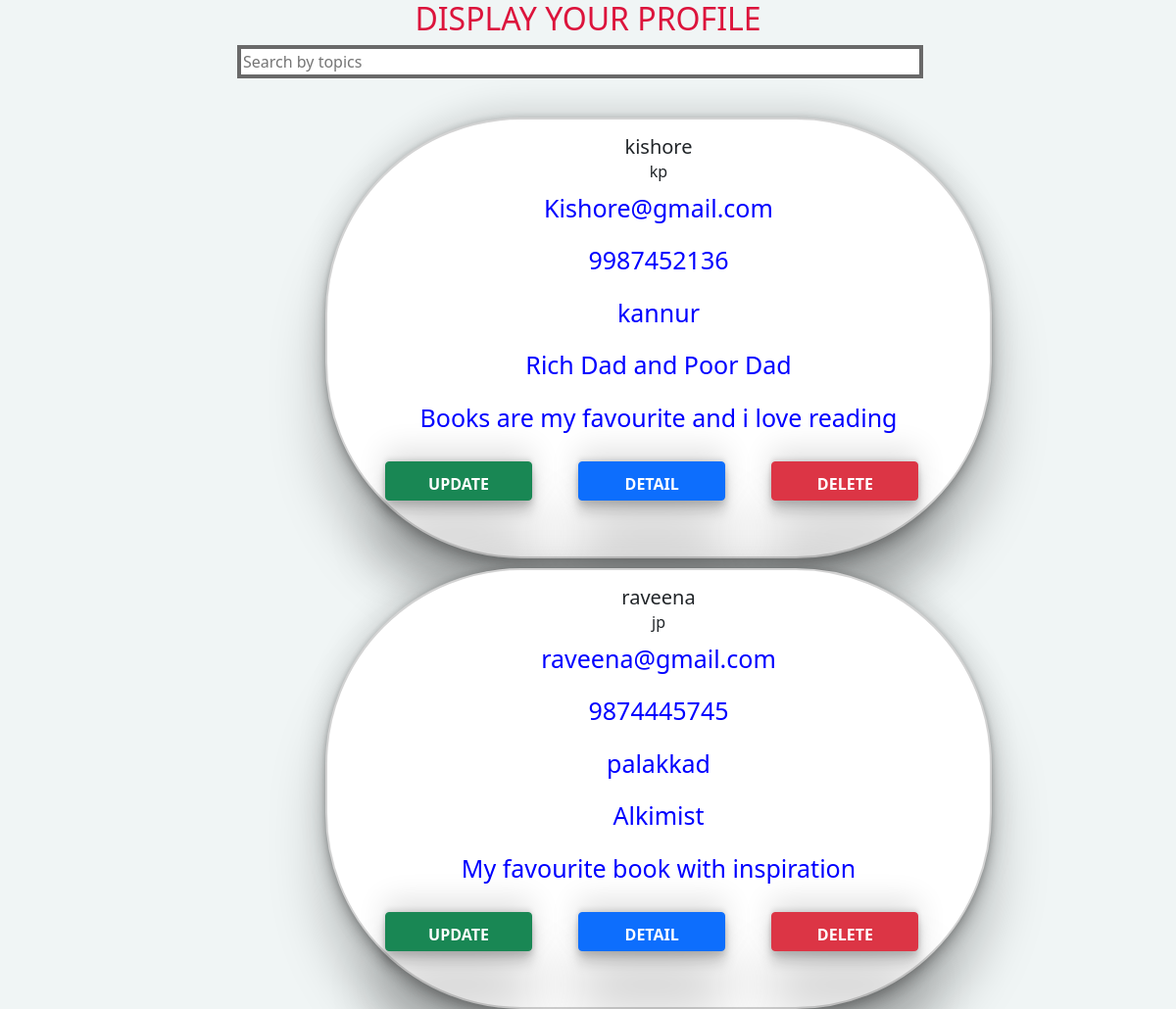
The page /book_app/userprodisp/ on the database its author committed.
### book_app/models.py (models this page shows, shortened)
class userprofilemodel(models.Model):
    fname=models.CharField(max_length=50)
    lname=models.CharField(max_length=50)
    email=models.EmailField()
    phone=models.IntegerField()
    loc=models.CharField(max_length=50)
    fbook=models.CharField(max_length=100)
    about=models.CharField(max_length=500)

### book_app/views.py (the view)
# urls.py: path('userprodisp/',displayuserprofile.as_view(),name='userprodisp'),
class displayuserprofile(generic.ListView):
    model=userprofilemodel
    template_name='userprofiledisp.html'
    def get(self,request):
        a=self.model.objects.all()
        return render(request,self.template_name,{'a':a})

### book_app/templates/userprofiledisp.html (shortened to what this page needs)
<!DOCTYPE html>
{% load static %}
<html lang="en">
<head>
    <link href="https://cdn.jsdelivr.net/npm/bootstrap@5.0.2/dist/css/bootstrap.min.css" rel="stylesheet">
</head>
<body>
<h2>DISPLAY YOUR PROFILE</h2>
<div class="container">
   <input type="text" id="myInput" onkeyup="myFunction()" placeholder="Search by topics">
        <div class="row" id="myUL">
       {% for i in a %}
    <div class="col">
      <div class="card">
  <div class="card-body">
    <h5 class="card-title">{{i.fname}}</h5>
    <h6 class="card-subtitle mb-2">{{i.lname}}</h6>
    <p class="card-text">{{i.email}}</p>
       <p class="card-text">{{i.phone}}</p>
      <p class="card-text">{{i.loc}}</p>
      <p class="card-text">{{i.fbook}}</p>
       <p class="card-text">{{i.about}}</p>
      <a href="http://127.0.0.1:8000/book_app/updatepro/{{i.id}}" class="btn btn-success"><b>UPDATE</b></a>
      <a href="http://127.0.0.1:8000/book_app/detailpro/{{i.id}}" class="btn btn-primary"><b>DETAIL</b></a>
      <a href="http://127.0.0.1:8000/book_app/del/{{i.id}}" class="btn btn-danger"><b>DELETE</b></a>
  </div>
</div>
    </div>
      {% endfor %}
  </div>
</div>
</body>
</html>

### book_app/templates/userprofiledisp.html (style rules this page uses)
body { background-color:#f0f5f5; }
.card { height:450px; width:680px; margin-top:10px; margin-left:290px; border:2px solid lightgrey; border-radius:200px; box-shadow: rgba(0, 0, 0, 0.25) 0px 54px 55px, rgba(0, 0, 0, 0.12) 0px -12px 30px, rgba(0, 0, 0, 0.12) 0px 4px 6px, rgba(0, 0, 0, 0.17) 0px 12px 13px, rgba(0, 0, 0, 0.09) 0px -3px 5px; }
.card-title { text-align:center; }
.card-subtitle { text-align:center; }
.card-text { text-align:center; font-size:25px; }
.btn { height:40px; width:150px; padding:10px; margin-top:10px; margin-left:43px; box-shadow: rgba(0, 0, 0, 0.25) 0px 54px 55px, rgba(0, 0, 0, 0.12) 0px -12px 30px, rgba(0, 0, 0, 0.12) 0px 4px 6px, rgba(0, 0, 0, 0.17) 0px 12px 13px, rgba(0, 0, 0, 0.09) 0px -3px 5px; }
h2 { text-align:center; color:crimson; }
input { width:700px; margin-bottom:30px; border:4px solid dimgrey; margin-left:200px; }
p { color:blue; }

### rows shown on the page
userprofilemodel: fname "kishore", lname "kp", email "Kishore@gmail.com", phone "9987452136", loc "kannur", fbook "Rich Dad and Poor Dad", about "Books are my favourite and i love reading"
userprofilemodel: fname "raveena", lname "jp", email "raveena@gmail.com", phone "9874445745", loc "palakkad", fbook "Alkimist", about "My favourite book with inspiration"
